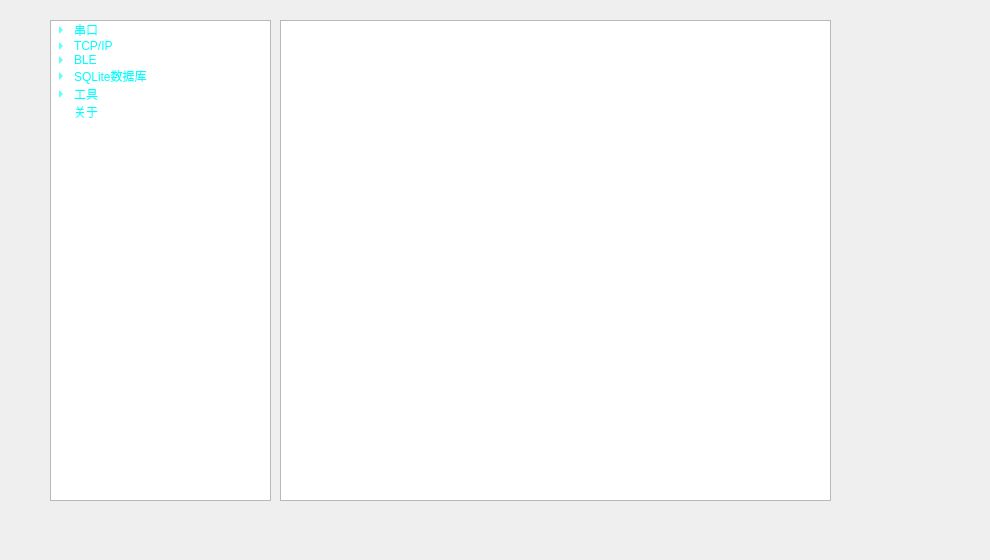
   <widget class="QWidget" name="page4">
    <widget class="QTreeWidget" name="treeWidget">
     <property name="geometry">
      <rect>
       <x>50</x>
       <y>20</y>
       <width>221</width>
       <height>481</height>
      </rect>
     </property>
     <property name="styleSheet">
      <string notr="true">border-image: url(:/images/back/back4.jpg);
color: rgb(0, 255, 255);
font: 75 12pt &quot;微软雅黑&quot;;
selection-background-color: rgb(255, 255, 255);</string>
     </property>
     <property name="animated">
      <bool>true</bool>
     </property>
     <property name="wordWrap">
      <bool>false</bool>
     </property>
     <attribute name="headerVisible">
      <bool>false</bool>
     </attribute>
     <column>
      <property name="text">
       <string>菜单</string>
      </property>
     </column>
     <item>
      <property name="text">
       <string>串口</string>
      </property>
      <item>
       <property name="text">
        <string>串口配置</string>
       </property>
      </item>
      <item>
       <property name="text">
        <string>串口助手</string>
       </property>
      </item>
     </item>
     <item>
      <property name="text">
       <string>TCP/IP</string>
      </property>
      <item>
       <property name="text">
        <string>网络配置</string>
       </property>
      </item>
      <item>
       <property name="text">
        <string>网络助手</string>
       </property>
      </item>
     </item>
     <item>
      <property name="text">
       <string>BLE</string>
      </property>
      <item>
       <property name="text">
        <string>Beacon集总器配置</string>
       </property>
      </item>
      <item>
       <property name="text">
        <string>BLE数据中心</string>
       </property>
      </item>
     </item>
     <item>
      <property name="text">
       <string>SQLite数据库</string>
      </property>
      <item>
       <property name="text">
        <string>SQLite简介</string>
       </property>
      </item>
      <item>
       <property name="text">
        <string>数据库操作</string>
       </property>
      </item>
     </item>
     <item>
      <property name="text">
       <string>工具</string>
      </property>
      <item>
       <property name="text">
        <string>查看报告</string>
       </property>
      </item>
      <item>
       <property name="text">
        <string>音效开关</string>
       </property>
      </item>
      <item>
       <property name="text">
        <string>TcpServer测试程序</string>
       </property>
      </item>
      <item>
       <property name="text">
        <string>icSearcher工具</string>
       </property>
      </item>
      <item>
       <property name="text">
        <string>串口监控精灵</string>
       </property>
      </item>
      <item>
       <property name="text">
        <string>SQLite可视化工具</string>
       </property>
      </item>
      <item>
       <property name="text">
        <string>联系我们</string>
       </property>
      </item>
      <item>
       <property name="text">
        <string>安全退出</string>
       </property>
      </item>
     </item>
     <item>
      <property name="text">
       <string>关于</string>
      </property>
     </item>
    </widget>
    <widget class="QTextBrowser" name="textBrowser_help">
     <property name="geometry">
      <rect>
       <x>280</x>
       <y>20</y>
       <width>551</width>
       <height>481</height>
      </rect>
     </property>
     <property name="styleSheet">
      <string notr="true">border-image: url(:/images/back/back10.jpg);
font: 11pt &quot;微软雅黑&quot;;
color: rgb(0, 255, 255);</string>
     </property>
     <property name="frameShadow">
      <enum>QFrame::Sunken</enum>
     </property>
     <property name="lineWrapMode">
      <enum>QTextEdit::WidgetWidth</enum>
     </property>
     <property name="openExternalLinks">
      <bool>true</bool>
     </property>
    </widget>
    <widget class="QLabel" name="label_logo4">
     <property name="geometry">
      <rect>
       <x>860</x>
       <y>60</y>
       <width>101</width>
       <height>121</height>
      </rect>
     </property>
     <property name="text">
      <string/>
     </property>
    </widget>
    <widget class="QLabel" name="label_help">
     <property name="geometry">
      <rect>
       <x>280</x>
       <y>500</y>
       <width>141</width>
       <height>31</height>
      </rect>
     </property>
     <property name="styleSheet">
      <string notr="true">font: 11pt &quot;微软雅黑&quot;;
color: rgb(0, 255, 255);</string>
     </property>
     <property name="text">
      <string/>
     </property>
    </widget>
    <widget class="QLabel" name="label_8">
     <property name="geometry">
      <rect>
       <x>770</x>
       <y>460</y>
       <width>211</width>
       <height>91</height>
      </rect>
     </property>
     <property name="styleSheet">
      <string notr="true">border-image: url(:/images/back/back.png);</string>
     </property>
     <property name="text">
      <string/>
     </property>
    </widget>
   </widget>
